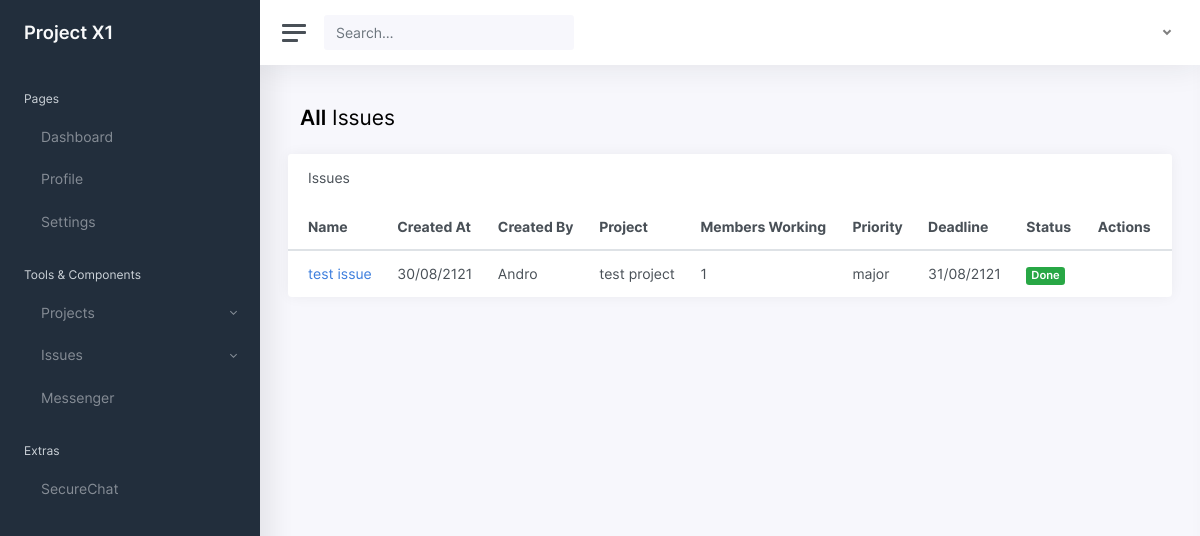
/issues/, run on an earlier commit of the app's database.
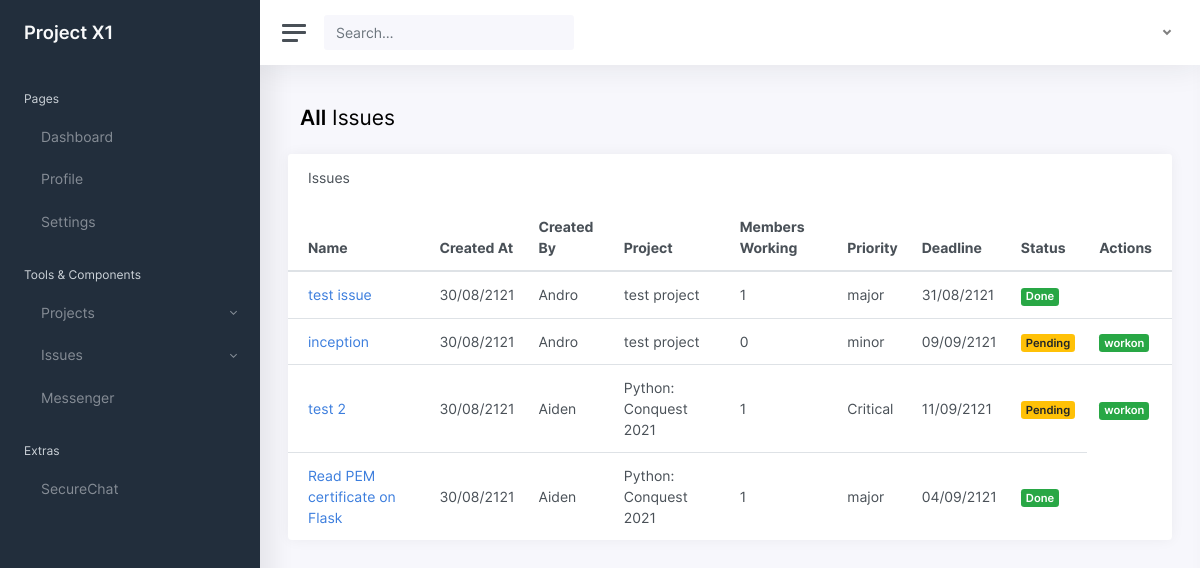
And on a later commit of the database.
### issues/models.py (models this page shows, shortened)
class Issue(models.Model):
    name = models.CharField(max_length=255, unique=True)
    user = models.ForeignKey(User,null=True,on_delete=models.CASCADE,related_name='issues')
    created_at = models.DateTimeField(auto_now=True)
    message = RichTextField(blank=True,null=True)
    project = models.ForeignKey(Project,on_delete=models.SET_NULL,related_name="issues",null=True,blank=True)
    tags = TaggableManager()
    solve = models.BooleanField(default = False)
    members = models.ManyToManyField(User,through="IssueMember")
    deadline = models.DateField(auto_now_add=False,auto_now=False,default= None,null=True,blank=True)
    PRIORITY = [
        ('Critical','Critical'),
        ('major','major'),
        ('minor','minor'),
    ]
    priority = models.CharField(max_length=10,choices = PRIORITY,default='minor')
    class Meta:
        ordering = ['created_at']

### projects/models.py (models this page shows, shortened)
class Project(models.Model):
    user = models.ForeignKey(User,null=True,on_delete=models.CASCADE,related_name='projects')
    name = models.CharField(max_length=255, unique=True)
    created_at = models.DateTimeField(auto_now=True)
    description = RichTextField(blank=True,null=True)
    tags = TaggableManager()
    complete = models.BooleanField(default = False)
    members = models.ManyToManyField(User,through="ProjectMember")
    projectJoinPermission = models.BooleanField(default=True)
    repoowner = models.CharField(max_length=255,blank=True,null=True)
    githubrepo = models.CharField(max_length=255,blank=True,null=True)
    class Meta:
        ordering = ["name"]
        unique_together = ['user','name']

### issues/views.py (the view)
class IssueList(SelectRelatedMixin, generic.ListView):
    model = models.Issue
    select_related = ("user", "project")

### issues/templates/issues/issue_list.html (shortened to what this page needs)
{% extends "issues/issue_base.html" %}
{% load humanize %}
{% block issue_content %}
<main class="content">
	<div class="row mb-2 mb-xl-3">
		<div class="col-auto d-none d-sm-block">
			<h3><strong>All</strong> Issues</h3>
		</div>
	</div>
	<div class="row">
		<div class="card flex-fill">
			<div class="card-header">
				<h5 class="card-title mb-0">Issues</h5>
			</div>
			<table class="table table-hover my-0">
				<thead>
					<tr>
						<th>Name</th>
						<th class="d-none d-xl-table-cell">Created At</th>
						<th class="d-none d-xl-table-cell">Created By</th>
						<th class="d-none d-xl-table-cell">Project</th>
						<th class="d-none d-xl-table-cell">Members Working</th>
						<th class="d-none d-xl-table-cell">Priority</th>
						<th class="d-none d-xl-table-cell">Deadline</th>
						<th>Status</th>
						<th>Actions</th>
					</tr>
				</thead>
				<tbody>
					{% for issue in issue_list %}
					{% include 'issues/_issue.html' %}
					{% endfor %}
				</tbody>
			</table>
		</div>
	</div>
</main>
{% endblock %}

### issues/templates/issues/_issue.html
<tr>
	<td><a href="{% url 'issues:single' pk=issue.pk %}">{{issue.name}}</a>
	</td>
	<td class="d-none d-xl-table-cell">{{issue.created_at|date:"d/m/yy"}}</td>
	<td class="d-none d-xl-table-cell">{{issue.user.username}}</td>
	<td class="d-none d-xl-table-cell">{{issue.project.name}}</td>
	<td class="d-none d-xl-table-cell">{{issue.members.count}}</td>
	<td class="d-none d-xl-table-cell">{{issue.priority}}</td>
	<td class="d-none d-xl-table-cell">{{issue.deadline|date:"d/m/yy"}}</td>
	{% if issue.solve == False %}
	{% if issue.user == user and not hide_delete %}
	<td><span class="badge badge-danger"><a style="color:white;" href="{% url 'issues:solve' pk=issue.pk %}">Mark
				solved</a></span></td>
	{% else %}
	<td><span class="badge badge-warning">Pending</span></td>
	{% endif %}
	{% else %}
	<td><span class="badge badge-success">Done</span></td>
	{% endif %}
	{% if issue.user == user and not hide_delete %}
	<td class="table-action">
		<a href="{% url 'issues:update' pk=issue.pk %}"><i class="align-middle" data-feather="edit-2"></i></a>
		<a href="{% url 'issues:delete' pk=issue.pk %}"><i class="align-middle" data-feather="trash"></i></a>
	</td>
	{% else %}
	{% if issue.solve == False %}
	{% if user in issue.members.all %}
	<td><span class="badge badge-danger"><a style="color:white;"
				href="{% url 'issues:leave' pk=issue.pk %}">quit</a></span></td>
	{% else %}
	<td><span class="badge badge-success"><a style="color:white;"
				href="{% url 'issues:join' pk=issue.pk  %}">workon</a></span></td>
	{% endif %}
	{% else %}
	{% if user in issue.members.all %}
	<td><span class="badge badge-danger"><a style="color:white;"
				href="{% url 'issues:leave' pk=issue.pk %}">quit</a></span></td>
	{% endif %}
	{% endif %}
	{% endif %}
</tr>

What changed in the data, as far as the page shows it:
added Issue: name "inception", created_at "30/08/2121", user.username "Andro", project.name "test project", members.count "0", priority "minor", deadline "09/09/2121", solve "Pending"
added Issue: name "test 2", created_at "30/08/2121", user.username "Aiden", project.name "Python: Conquest 2021", members.count "1", priority "Critical", deadline "11/09/2121", solve "Pending"
added Issue: name "Read PEM certificate on Flask", created_at "30/08/2121", user.username "Aiden", project.name "Python: Conquest 2021", members.count "1", priority "major", deadline "04/09/2121", solve "Done"
